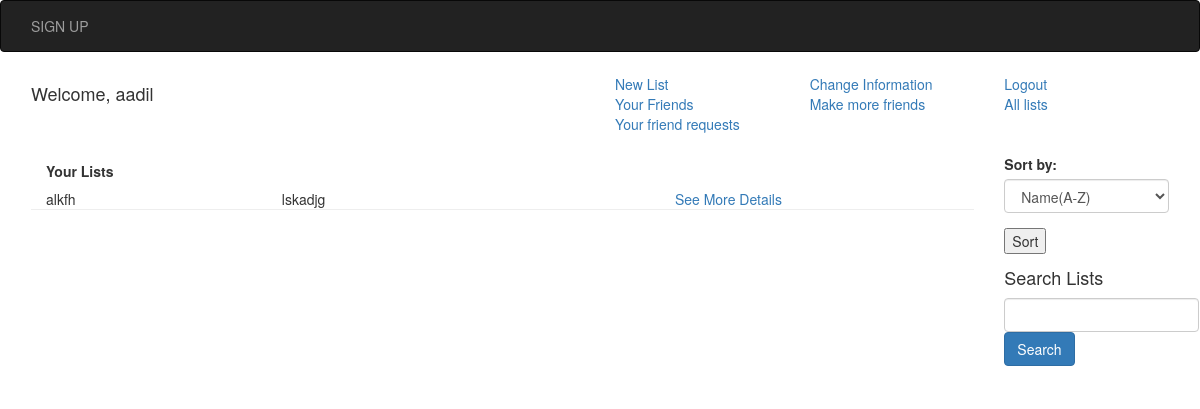
Screenshot of /aadil/home (signed in) with the database file from the repository.
### models.py (models this page shows, shortened)
class User(UserMixin, db.Model):
    id = db.Column('user_id', db.Integer, primary_key=True, autoincrement=True)
    username = db.Column('username', db.String(64), unique=True, nullable=False)
    name = db.Column('name', db.String(120), unique=False, nullable=False)
    dob = db.Column('date_of_birth', db.DateTime, nullable=False)
    email = db.Column('email', db.String(64), nullable=False, unique=True)
    registration_time = db.Column('registration_time',db.DateTime, default=datetime.utcnow)
    password_hash = db.Column('password_hash',db.String(80), nullable=False)
    remember_me = db.Column('remember_me', db.Boolean, unique=False, default=False)
    profile_picture_filename = db.Column('profile_picture_filename', db.String(64))
    profile_picture_url = db.Column('profile_picture_url', db.String(64))
    followed = db.relationship(
    'User', secondary=followers,
    primaryjoin=(followers.c.follower_id == id),
    secondaryjoin=(followers.c.followed_id == id),
    backref=db.backref('followers', lazy='dynamic'), lazy='dynamic')
    tasks = db.relationship(
        'Task',
        backref=db.backref('user', lazy='joined'),
        cascade="all, delete-orphan",
        passive_deletes=True
    )
    lists = db.relationship(
        'List',
        backref=db.backref('user', lazy='joined'),
        cascade="all, delete-orphan",
        passive_deletes=True
    )

class List(db.Model):
    id = db.Column('list_id', db.Integer, primary_key=True, autoincrement=True)
    create_time = db.Column('create_time', db.DateTime, default=datetime.utcnow)
    user_id = db.Column('user_id', db.Integer, db.ForeignKey('user', ondelete='CASCADE'), nullable=False)
    name = db.Column('name', db.String(100), nullable=False)
    description = db.Column('description', db.String(200))
    tasks = db.relationship(
            'Task',
            backref= db.backref('list', lazy='joined'),
            cascade="all, delete-orphan",
            passive_deletes=True
        )
    all_users = db.relationship(
    'User', secondary=shared_lists,
    backref=db.backref('all_lists', lazy='dynamic'), lazy='dynamic')

### api/add_task.py (the view, shortened to what this page needs)
@task_blueprint.route('/<user_name>/home',methods=['POST','GET'])
@login_required
def go_home(user_name):
    userid=User.query.filter(User.username==user_name).first().id
    sort_form=SortForm()
    Tasks=Task.query.filter(Task.user_id==userid)
    print(Tasks)
    lists = List.query.filter(List.user_id==userid)
    return render_template('home.html', sort_form=sort_form,user=User.query.get(userid),tasks=Tasks,lists=lists)

### api/add_task.py
class SortForm(FlaskForm):
    criteria = SelectField('Sort by:', choices=[('Deadline(near)','Deadline(near)'),('Deadline(far)','Deadline(far)'),('Name(A-Z)','Name(A-Z)'),('Name(Z-A)','Name(Z-A)')],default='Name(A-Z)')

### app.py (called while the page is built)
@login_manager.user_loader
def load_user(user_id):
    return User.query.get(int(user_id))

### models.py (called while the page is built)
@event.listens_for(engine.Engine, 'connect')
def __set_sqlite_pragma(db_conn, conn_record):
    cursor = db_conn.cursor()
    cursor.execute('PRAGMA foreign_keys=ON;')
    cursor.close()

### templates/home.html (shortened to what this page needs)
{% extends 'base.html' %}
{% block content %}
<div class="row">
<div class="col-sm-6"><h4>Welcome, {{ user.name }}</h4></div>
<div class="col-sm-6">
	<div class="row">
		<div class="col-sm-4"><a href="/{{user.username}}/addlist">New List</a></div>
		<div class="col-sm-4"><a href="/{{user.username}}/update_information">Change Information</a></div>
		<div class="col-sm-4"><a href="/{{user.username}}/logout">Logout</a></div>
	</div>
	<div class="row">
		<div class="col-sm-4"><a href="/{{user.username}}/friends">Your Friends</a></div>
		<div class="col-sm-4"><a href="/{{user.username}}/follow">Make more friends</a></div>
		<div class="col-sm-4"><a href="/{{user.username}}/all_lists">All lists</a></div>
	</div>
	<div class="row">
		<div class="col-sm-4"><a href="/{{user.username}}/friend_requests">Your friend requests</a></div>
		<div class="col-sm-8"></div>
	</div>
</div>
</div>
<br>
<div class="row">
	<div class="col-sm-10">
		<div>
			<div class="container-fluid"><h5><b>Your Lists</b></h5></div>
			<div class="container-fluid">
				{% if lists %}
				{% for list in lists %}
				<div class="row">
					<div class="col-sm-3">{{list.name}}</div>
					<div class="col-sm-5">{{list.description}}</div>
					<div class="col-sm-4"><a href="/{{user.username}}/list/{{list.id}}">See More Details</a></div>
					<hr>
				</div>
			{% endfor %}
			{% endif %}
			</div>
		</div>
	</div>
	<div class="col-sm-2">
		<form class="" action="/{{user.username}}/home" method="POST">
            {% from "_formhelpers.html" import render_field %}
            <div class="form-group">{{render_field(sort_form.criteria, class_="form-control")}}</div>
            <input type="submit" value="Sort">
		</form>
	<div class="sidebar-module sidebar-module-inset">
			<h4>Search Lists</h4>
			<form class="form-inline" method="GET" action="/{{user.username}}/search_lists">
				<div class="form-group">
					<input type="text" class="form-control" name="query" id="query">
				</div>
				<button type="submit" class="btn btn-primary">Search</button>
			</form>
	</div>
	</div>
</div>
{% endblock %}

### rows the page displays
User: name "aadil"
List: name "alkfh", description "lskadjg"

### other values shown
{{ field.label }} "Sort by:"
